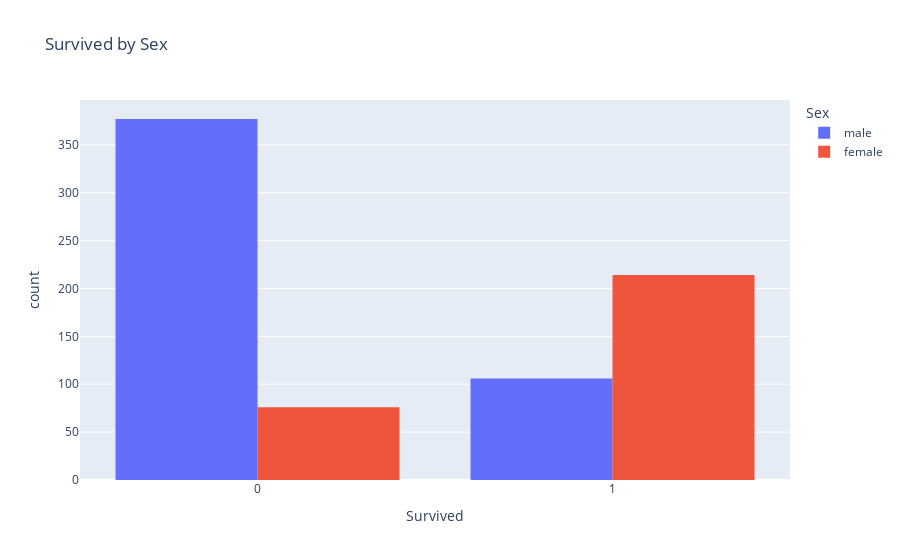

The notebook cell saved with this chart:
### Code cell
px.histogram(df,x = 'Survived',color='Sex', title='Survived by Sex', barmode='group') # grouped bar chart

### Figure 1 — Plotly figure (JSON) as saved in the notebook; plotly's stock layout.template omitted (floating-point values rounded to 4 significant figures; data arrays with more than 128 entries replaced by an {"elided": "..."} marker saying what was removed)
{"data": [{"alignmentgroup": "True", "bingroup": "x", "hovertemplate": "Sex=male<br>Survived=%{x}<br>count=%{y}<extra></extra>", "legendgroup": "male", "marker": {"color": "#636efa", "pattern": {"shape": ""}}, "name": "male", "offsetgroup": "male", "orientation": "v", "showlegend": true, "type": "histogram", "x": {"elided": "483 int values"}, "xaxis": "x", "yaxis": "y"}, {"alignmentgroup": "True", "bingroup": "x", "hovertemplate": "Sex=female<br>Survived=%{x}<br>count=%{y}<extra></extra>", "legendgroup": "female", "marker": {"color": "#EF553B", "pattern": {"shape": ""}}, "name": "female", "offsetgroup": "female", "orientation": "v", "showlegend": true, "type": "histogram", "x": {"elided": "290 int values"}, "xaxis": "x", "yaxis": "y"}], "layout": {"barmode": "group", "legend": {"title": {"text": "Sex"}, "tracegroupgap": 0}, "title": {"text": "Survived by Sex"}, "xaxis": {"anchor": "y", "domain": [0, 1], "title": {"text": "Survived"}}, "yaxis": {"anchor": "x", "domain": [0, 1], "title": {"text": "count"}}}}
